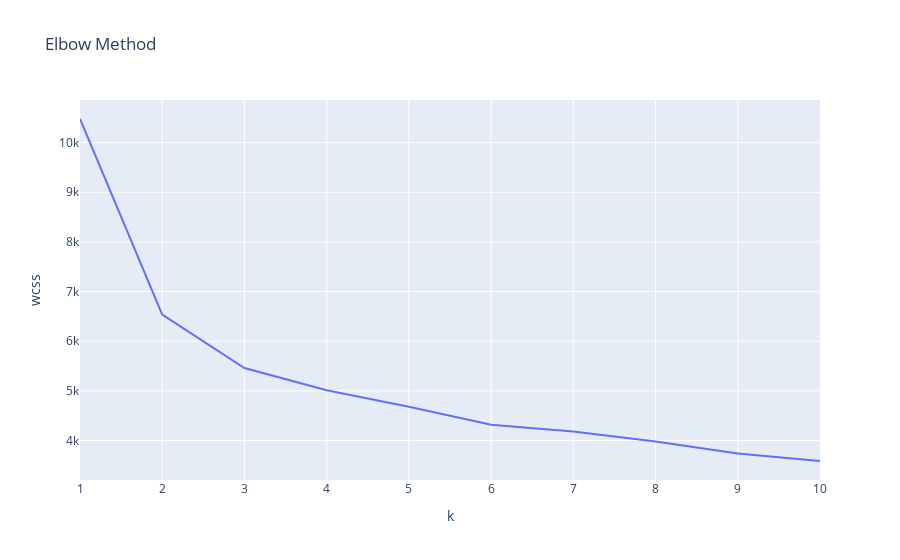

The code cell stored with this chart in its notebook:
### Code cell
# Visualize the results of the elbow method

fig = px.line(elbow_data, x="k", y="wcss", title="Elbow Method")
fig.show()

### Figure 1 — Plotly figure (JSON) as saved in the notebook; plotly's stock layout.template omitted (floating-point values rounded to 4 significant figures)
{"data": [{"hovertemplate": "k=%{x}<br>wcss=%{y}<extra></extra>", "legendgroup": "", "line": {"color": "#636efa", "dash": "solid"}, "marker": {"symbol": "circle"}, "mode": "lines", "name": "", "orientation": "v", "showlegend": false, "type": "scatter", "x": [1, 2, 3, 4, 5, 6, 7, 8, 9, 10], "xaxis": "x", "y": [10480.0, 6534.0, 5459.0, 5011.0, 4679.0, 4317.0, 4179.0, 3980.0, 3738.0, 3587.0], "yaxis": "y"}], "layout": {"legend": {"tracegroupgap": 0}, "title": {"text": "Elbow Method"}, "xaxis": {"anchor": "y", "domain": [0, 1], "title": {"text": "k"}}, "yaxis": {"anchor": "x", "domain": [0, 1], "title": {"text": "wcss"}}}}
